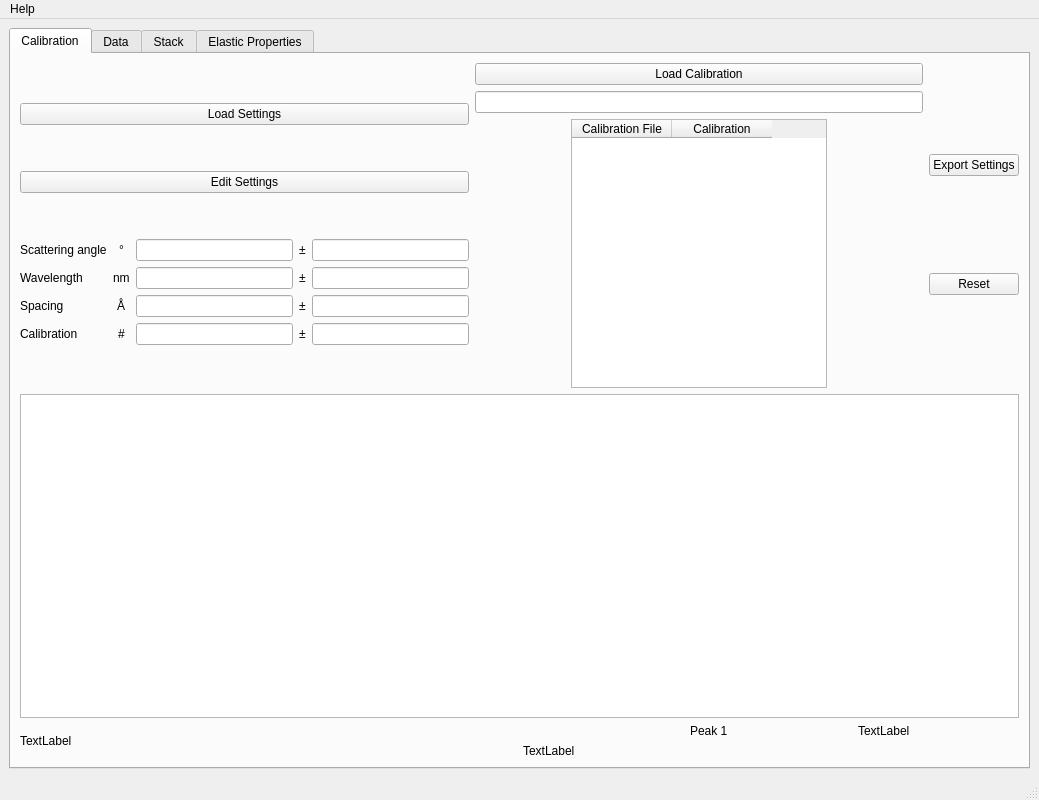
<?xml version="1.0" encoding="UTF-8"?>
<ui version="4.0">
 <class>MainWindow</class>
 <widget class="QMainWindow" name="MainWindow">
  <property name="geometry">
   <rect>
    <x>0</x>
    <y>0</y>
    <width>1039</width>
    <height>800</height>
   </rect>
  </property>
  <property name="windowTitle">
   <string>BrillouinView 1.0.0 - 2025</string>
  </property>
  <widget class="QWidget" name="centralwidget">
   <layout class="QVBoxLayout" name="verticalLayout_2">
    <item>
     <widget class="QTabWidget" name="tabWidget">
      <property name="currentIndex">
       <number>0</number>
      </property>
      <widget class="QWidget" name="tab_calibration">
       <attribute name="title">
        <string>Calibration</string>
       </attribute>
       <layout class="QVBoxLayout" name="verticalLayout_3">
        <item>
         <layout class="QVBoxLayout" name="tab_calibration_top">
          <property name="spacing">
           <number>6</number>
          </property>
          <property name="topMargin">
           <number>0</number>
          </property>
          <property name="bottomMargin">
           <number>0</number>
          </property>
          <item>
           <layout class="QHBoxLayout" name="settings">
            <item>
             <layout class="QVBoxLayout" name="left">
              <item>
               <widget class="QPushButton" name="button_calibration_load_settings">
                <property name="text">
                 <string>Load Settings</string>
                </property>
               </widget>
              </item>
              <item>
               <widget class="QPushButton" name="button_edit_settings">
                <property name="text">
                 <string>Edit Settings</string>
                </property>
               </widget>
              </item>
              <item>
               <layout class="QGridLayout" name="gridLayout">
                <item row="2" column="1" alignment="Qt::AlignHCenter">
                 <widget class="QLabel" name="label_7">
                  <property name="text">
                   <string>Å</string>
                  </property>
                 </widget>
                </item>
                <item row="1" column="0">
                 <widget class="QLabel" name="label">
                  <property name="toolTip">
                   <string>&lt;html&gt;&lt;head/&gt;&lt;body&gt;&lt;p&gt;Laserwavelength of the exitation laser used in the experiment. &lt;/p&gt;&lt;/body&gt;&lt;/html&gt;</string>
                  </property>
                  <property name="text">
                   <string>Wavelength</string>
                  </property>
                 </widget>
                </item>
                <item row="2" column="0">
                 <widget class="QLabel" name="label_3">
                  <property name="text">
                   <string>Spacing</string>
                  </property>
                 </widget>
                </item>
                <item row="2" column="2">
                 <widget class="QLineEdit" name="le_spacing">
                  <property name="readOnly">
                   <bool>true</bool>
                  </property>
                 </widget>
                </item>
                <item row="2" column="4">
                 <widget class="QLineEdit" name="le_spacing_unc">
                  <property name="readOnly">
                   <bool>true</bool>
                  </property>
                 </widget>
                </item>
                <item row="0" column="4">
                 <widget class="QLineEdit" name="le_angle_unc">
                  <property name="readOnly">
                   <bool>true</bool>
                  </property>
                 </widget>
                </item>
                <item row="3" column="1" alignment="Qt::AlignHCenter">
                 <widget class="QLabel" name="label_8">
                  <property name="text">
                   <string>#</string>
                  </property>
                 </widget>
                </item>
                <item row="0" column="1" alignment="Qt::AlignHCenter">
                 <widget class="QLabel" name="label_5">
                  <property name="text">
                   <string>°</string>
                  </property>
                 </widget>
                </item>
                <item row="2" column="3">
                 <widget class="QLabel" name="label_16">
                  <property name="text">
                   <string>±</string>
                  </property>
                 </widget>
                </item>
                <item row="1" column="2">
                 <widget class="QLineEdit" name="le_wavelength">
                  <property name="readOnly">
                   <bool>true</bool>
                  </property>
                 </widget>
                </item>
                <item row="3" column="3">
                 <widget class="QLabel" name="label_17">
                  <property name="text">
                   <string>±</string>
                  </property>
                 </widget>
                </item>
                <item row="1" column="1" alignment="Qt::AlignHCenter">
                 <widget class="QLabel" name="label_6">
                  <property name="text">
                   <string>nm</string>
                  </property>
                 </widget>
                </item>
                <item row="1" column="3">
                 <widget class="QLabel" name="label_15">
                  <property name="text">
                   <string>±</string>
                  </property>
                 </widget>
                </item>
                <item row="0" column="2">
                 <widget class="QLineEdit" name="le_angle">
                  <property name="enabled">
                   <bool>true</bool>
                  </property>
                  <property name="readOnly">
                   <bool>true</bool>
                  </property>
                 </widget>
                </item>
                <item row="0" column="3">
                 <widget class="QLabel" name="label_14">
                  <property name="text">
                   <string>±</string>
                  </property>
                 </widget>
                </item>
                <item row="3" column="0">
                 <widget class="QLabel" name="label_4">
                  <property name="text">
                   <string>Calibration</string>
                  </property>
                 </widget>
                </item>
                <item row="1" column="4">
                 <widget class="QLineEdit" name="le_wavelength_unc">
                  <property name="readOnly">
                   <bool>true</bool>
                  </property>
                 </widget>
                </item>
                <item row="0" column="0">
                 <widget class="QLabel" name="label_2">
                  <property name="text">
                   <string>Scattering angle</string>
                  </property>
                 </widget>
                </item>
                <item row="3" column="4">
                 <widget class="QLineEdit" name="le_calibration_unc">
                  <property name="readOnly">
                   <bool>true</bool>
                  </property>
                 </widget>
                </item>
                <item row="3" column="2">
                 <widget class="QLineEdit" name="le_calibration">
                  <property name="readOnly">
                   <bool>true</bool>
                  </property>
                 </widget>
                </item>
               </layout>
              </item>
             </layout>
            </item>
            <item>
             <layout class="QVBoxLayout" name="center">
              <item>
               <widget class="QPushButton" name="button_load_calibration">
                <property name="text">
                 <string>Load Calibration</string>
                </property>
               </widget>
              </item>
              <item>
               <widget class="QLineEdit" name="le_load_calibration"/>
              </item>
              <item alignment="Qt::AlignHCenter">
               <widget class="QTableWidget" name="tableWidget">
                <property name="maximumSize">
                 <size>
                  <width>256</width>
                  <height>16777215</height>
                 </size>
                </property>
                <column>
                 <property name="text">
                  <string>Calibration File</string>
                 </property>
                </column>
                <column>
                 <property name="text">
                  <string>Calibration</string>
                 </property>
                </column>
               </widget>
              </item>
             </layout>
            </item>
            <item>
             <layout class="QVBoxLayout" name="right">
              <item>
               <widget class="QPushButton" name="button_export">
                <property name="text">
                 <string>Export Settings</string>
                </property>
               </widget>
              </item>
              <item>
               <widget class="QPushButton" name="button_reset">
                <property name="text">
                 <string>Reset</string>
                </property>
               </widget>
              </item>
             </layout>
            </item>
           </layout>
          </item>
         </layout>
        </item>
        <item>
         <layout class="QVBoxLayout" name="tab_calibration_center">
          <item>
           <widget class="QGraphicsView" name="load"/>
          </item>
         </layout>
        </item>
        <item>
         <layout class="QVBoxLayout" name="tab_calibration_bottom">
          <item>
           <layout class="QHBoxLayout" name="horizontalLayout_3">
            <item>
             <layout class="QHBoxLayout" name="horizontalLayout_2">
              <item>
               <widget class="QLabel" name="label_9">
                <property name="text">
                 <string>TextLabel</string>
                </property>
               </widget>
              </item>
             </layout>
            </item>
            <item>
             <layout class="QVBoxLayout" name="verticalLayout_10">
              <item>
               <layout class="QGridLayout" name="gridLayout_2">
                <item row="1" column="0">
                 <widget class="QLabel" name="label_10">
                  <property name="text">
                   <string>TextLabel</string>
                  </property>
                 </widget>
                </item>
                <item row="0" column="1">
                 <widget class="QLabel" name="label_12">
                  <property name="text">
                   <string>Peak 1</string>
                  </property>
                 </widget>
                </item>
                <item row="0" column="2">
                 <widget class="QLabel" name="label_13">
                  <property name="text">
                   <string>TextLabel</string>
                  </property>
                 </widget>
                </item>
                <item row="0" column="0">
                 <widget class="QLabel" name="label_11">
                  <property name="text">
                   <string/>
                  </property>
                 </widget>
                </item>
               </layout>
              </item>
             </layout>
            </item>
           </layout>
          </item>
         </layout>
        </item>
       </layout>
      </widget>
      <widget class="QWidget" name="tab_data">
       <attribute name="title">
        <string>Data</string>
       </attribute>
      </widget>
      <widget class="QWidget" name="tab_stack">
       <attribute name="title">
        <string>Stack</string>
       </attribute>
      </widget>
      <widget class="QWidget" name="tab_elasticproperties">
       <attribute name="title">
        <string>Elastic Properties</string>
       </attribute>
      </widget>
     </widget>
    </item>
   </layout>
  </widget>
  <widget class="QMenuBar" name="menubar">
   <property name="geometry">
    <rect>
     <x>0</x>
     <y>0</y>
     <width>1039</width>
     <height>24</height>
    </rect>
   </property>
   <widget class="QMenu" name="menuHelp">
    <property name="title">
     <string>Help</string>
    </property>
   </widget>
   <addaction name="menuHelp"/>
  </widget>
  <widget class="QStatusBar" name="statusbar"/>
 </widget>
 <resources/>
 <connections/>
</ui>
